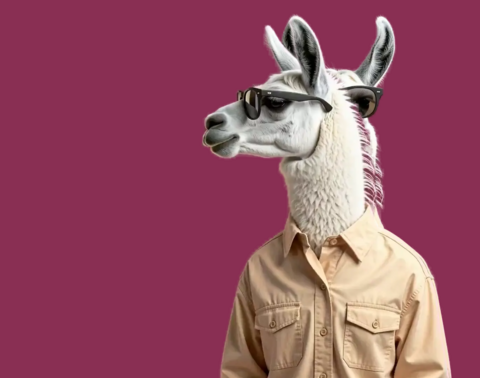
#> input picture assets-src/hero-wardrobe/compare.png, 480 x 378 px
$ python decontam.py compare.png f-turn.matte.png 5
#> lines starting #> are read from the running program, lines starting #| are printed output that depends on the picture
"""Edge color decontamination for mattes: keep alpha, replace semi-transparent
edge pixels' RGB with the color of the nearest fully-opaque pixel, so the
gray-studio blend in the edge can't halo on the plum ground.

Usage: decontam.py in.matte.png out.png [erode_px]
"""

import sys

import cv2
import numpy as np

inp, outp = sys.argv[1], sys.argv[2]
erode_px = int(sys.argv[3]) if len(sys.argv) > 3 else 0

img = cv2.imread(inp, cv2.IMREAD_UNCHANGED)
#> img is the input picture: shape (378, 480, 4); mean B, G, R, A 99.6, 79.6, 149, 255
bgr, a = img[..., :3], img[..., 3]
#> a: shape (378, 480); every value is 255

opaque = (a > 242).astype(np.uint8)  # ~0.95
#> opaque: shape (378, 480); every value is 1
# nearest-opaque lookup via distance transform labels
dist, labels = cv2.distanceTransformWithLabels(
    1 - opaque, cv2.DIST_L2, 5, labelType=cv2.DIST_LABEL_PIXEL
)
#> dist: shape (378, 480) float32; every value is 0
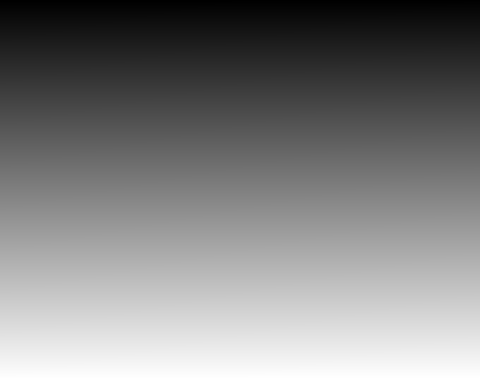
#> labels: shape (378, 480) int32; min 1, max 181440, mean 90720.5; drawn with min black and max white
# label -> coordinates of that opaque pixel
idx = np.zeros(labels.max() + 1, dtype=np.int64)
flat_labels = labels[opaque.astype(bool)]
flat_pos = np.flatnonzero(opaque.ravel())
idx[flat_labels] = flat_pos
nearest = idx[labels].ravel()
donor = bgr.reshape(-1, 3)[nearest].reshape(bgr.shape)

edge = (a > 0) & (a <= 242)
#> edge: shape (378, 480) bool; every value is 0
out_bgr = bgr.copy()
out_bgr[edge] = donor[edge]

out_a = a.copy()
if erode_px > 0:
    k = np.ones((2 * erode_px + 1, 2 * erode_px + 1), np.uint8)
    out_a = cv2.erode(a, k)

cv2.imwrite(outp, np.dstack([out_bgr, out_a]))
print(outp)
